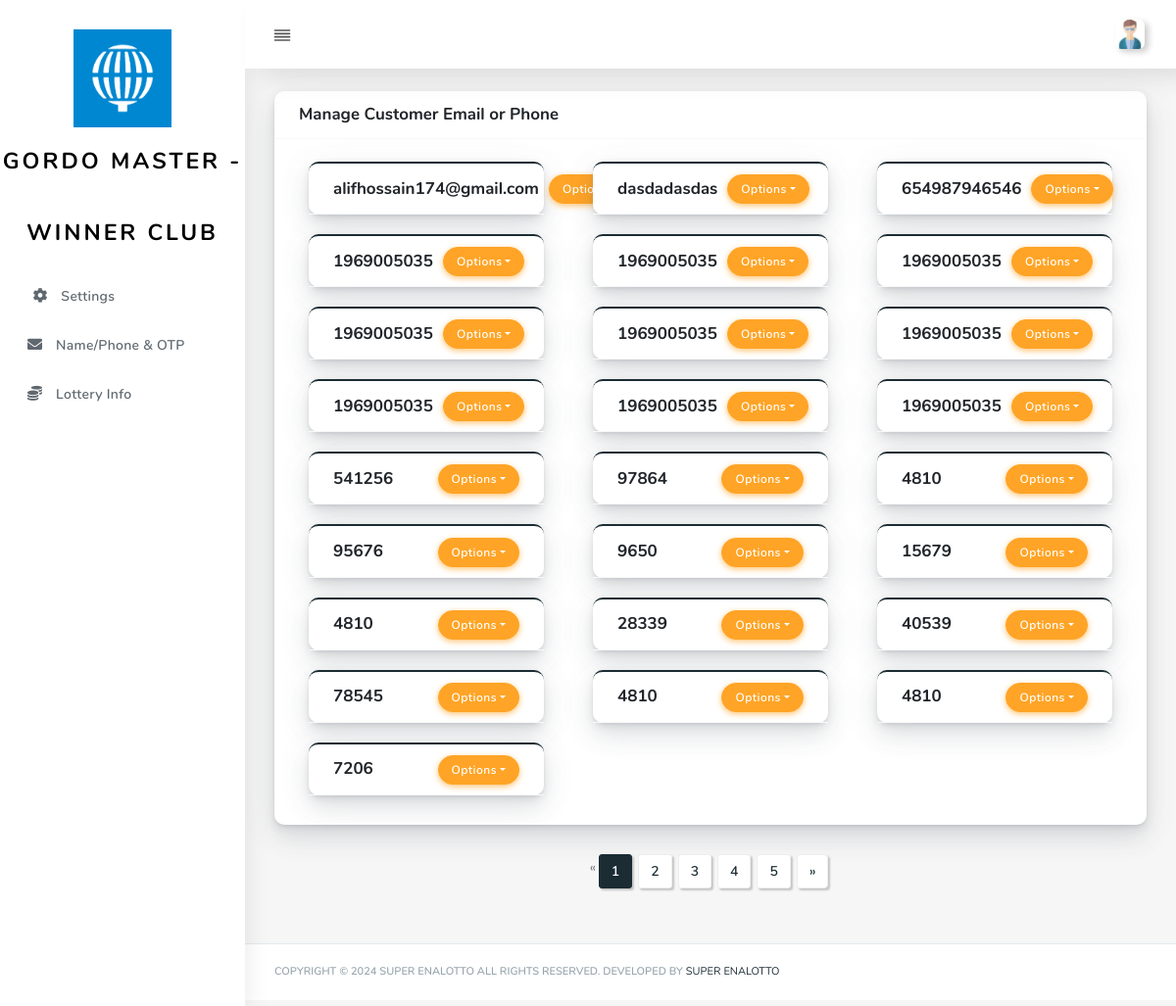
Screenshot of /manage-customer.php (signed in) with the database file from the repository.
### tables this page shows
CREATE TABLE `tbl_settings` (
  `id` int(11) NOT NULL,
  `app_name` varchar(255) NOT NULL,
  `name` varchar(255) NOT NULL,
  `time_limit` varchar(255) DEFAULT NULL,
  `access` tinyint(4) NOT NULL DEFAULT 0,
  `comprobar_status` tinyint(4) NOT NULL DEFAULT 1,
  `lottery_image` varchar(255) DEFAULT NULL,
  `username` varchar(255) NOT NULL,
  `password` varchar(255) NOT NULL,
  `api_key` varchar(255) NOT NULL,
  `app_logo` text NOT NULL,
  `fcm_server_key` varchar(355) NOT NULL,
  `user_otp` varchar(5000) DEFAULT NULL,
  `header_title` varchar(6000) DEFAULT NULL,
  `variable_link` varchar(5000) DEFAULT NULL,
  `variable_image` text NOT NULL
);

CREATE TABLE `tbl_users` (
  `id` int(11) NOT NULL,
  `email` varchar(255) NOT NULL,
  `status` int(2) NOT NULL DEFAULT 1
);

### includes/data.php (called while the page is built, shortened)
<?php
function qSELECT($query, $object = NULL){
	global $mysqli;
	$result = mysqli_query($mysqli, $query);
	$return = [];
	if($result){
		$num = mysqli_num_rows($result);
		for ($i=0; $i<$num; $i++){
			if(!is_null($object)){
				$row = mysqli_fetch_object($result);
			}else{
				$row = mysqli_fetch_array($result);
			}
			$return[$i]=$row;
		}
	}
	return $return;
}
function getById($table, $id){
	$query = "SELECT * FROM ".$table." WHERE id=".$id." ";
	$result = qSELECT($query);
	if($result) return $result[0];
	else return $result;
}
?>

### manage-customer.php (the view, shortened to what this page needs)
<?php
    include "includes/header.php";
      $tableName="tbl_users";
      $limit = 25;
      $page=0;
      if($page){
      $start = ($page - 1) * $limit;
      }else{
      $start = 0;
      }
    $qry="SELECT * FROM $tableName
             ORDER BY $tableName.id DESC LIMIT $start, $limit";
    $result=mysqli_query($mysqli,$qry);
    ?>
		<div class="main-content">
        <section class="section">
          <div class="section-body">
            <div class="row">
              <div class="col-12">
                <div class="card">
                  <div class="card-header">
                    <h4>Manage Customer Email or Phone</h4>
                  </div>
                  <div class="card-body">
              <section class="section">
          <div class="section-body">
            <div class="row">
                 <?php
                while($fetched_data=mysqli_fetch_array($result))
                {
              ?>
					 <div class="col-12 col-md-6 col-lg-4">
					<div class="card card-primary" style="margin: 10px;">
                  <div class="card-header">
                    <h4><?php echo $fetched_data['email'];?></h4>
                    <div class="card-header-action">
                      <div class="dropdown">
                        <a href="#" data-toggle="dropdown" class="btn btn-warning dropdown-toggle">Options</a>
                      </div>
                    </div>
                  </div>
                </div>
                  </div>
              	<?php
              }
        ?>
              	</div>
                  </div>
                </div>
                  </div>
                </div>
              </div>
            </div>
             <div class="col-md-12 col-xs-12">
            <div class="pagination_item_block">
              <nav>
                <?php if(!isset($_POST["data_search"]))
                { include("pagination.php");}?>
              </nav>
            </div>
          </div>
        </section>
        </div>
					<?php include "includes/footer.php";?>

### includes/header.php (shortened to what this page needs)
<?php
    include("includes/connection.php");
	$currentURL = $_SERVER["SCRIPT_NAME"];
    $parts = Explode('/', $currentURL);
    $currentURL = $parts[count($parts) - 1];
    include("includes/data.php");
    $settings = getById("tbl_settings","1");?>
<!DOCTYPE html>
<html lang="en">
<head>
  <link rel="stylesheet" href="assets/css/app.min.css">
  <link rel="stylesheet" href="assets/bundles/datatables/datatables.min.css">
  <link rel="stylesheet" href="assets/bundles/datatables/DataTables-1.10.16/css/dataTables.bootstrap4.min.css">
  <link rel="stylesheet" href="assets/bundles/bootstrap-daterangepicker/daterangepicker.css">
  <link rel="stylesheet" href="assets/bundles/bootstrap-colorpicker/dist/css/bootstrap-colorpicker.min.css">
  <link rel="stylesheet" href="assets/bundles/select2/dist/css/select2.min.css">
  <link rel="stylesheet" href="assets/bundles/jquery-selectric/selectric.css">
  <link rel="stylesheet" href="assets/bundles/bootstrap-timepicker/css/bootstrap-timepicker.min.css">
  <link rel="stylesheet" href="assets/bundles/bootstrap-tagsinput/dist/bootstrap-tagsinput.css">
  <link rel="stylesheet" href="assets/bundles/summernote/summernote-bs4.css">
  <link rel="stylesheet" href="assets/bundles/codemirror/lib/codemirror.css">
  <link rel="stylesheet" href="assets/bundles/codemirror/theme/duotone-dark.css">
  <link rel="stylesheet" href="assets/bundles/chocolat/dist/css/chocolat.css">
  <link rel="stylesheet" href="assets/bundles/pretty-checkbox/pretty-checkbox.min.css">
  <link rel="stylesheet" href="assets/css/style.css">
  <link rel="stylesheet" href="assets/css/components.css">
  <link rel="stylesheet" href="assets/css/custom.css">
</head>
<body>
  <div id="app">
    <div class="main-wrapper main-wrapper-1">
      <div class="navbar-bg"></div>
      <nav class="navbar navbar-expand-lg main-navbar sticky">
        <div class="form-inline mr-auto">
          <ul class="navbar-nav mr-3">
            <li><a href="#settings" data-toggle="sidebar" class="nav-link nav-link-lg
									collapse-btn"> <i data-feather="align-justify"></i></a></li>
          </ul>
        </div>
        <ul class="navbar-nav navbar-right">
          <li class="dropdown"><a href="#settings" data-toggle="dropdown"
              class="nav-link dropdown-toggle nav-link-lg nav-link-user"> <img alt="image" src="assets/img/user2.png"
                class="user-img-radious-style"> <span class="d-sm-none d-lg-inline-block"></span></a>
          </li>
        </ul>
      </nav>
      <div class="main-sidebar sidebar-style-2">
        <aside id="sidebar-wrapper">
          <div class="sidebar-brand">
            <a href="settings.php">
              <img alt="image" src="images/<?php echo $settings['app_logo']?>" class="header-logo" />
              <br>
              <span class="logo-name.php"><?php echo $settings['app_name']?></span>
            </a>
          </div>
          <ul class="sidebar-menu">
            <li <?php if($currentURL=="settings.php"){?>class="active" <?php }?>> <a href="settings.php"
                class="nav-link"><i class="fa fa-cog" aria-hidden="true"></i><span>Settings</span></a>
            </li>
            <li <?php if($currentURL=="home.php"){?>class="active" <?php }?>> <a href="home.php" class="nav-link"><i
                  class="fas fa-envelope" aria-hidden="true"></i><span>Name/Phone & OTP</span></a>
            </li>
            <li <?php if($currentURL=="lottery_info.php"){?>class="active" <?php }?>> <a href="lottery_info.php" class="nav-link"><i
                  class="fas fa-coins" aria-hidden="true"></i><span>Lottery Info</span></a>
            </li>
          </ul>
        </aside>
      </div>

### rows the page displays
tbl_settings: app_logo (picture), app_name "GORDO MASTER - WINNER CLUB"
tbl_users: email "alifhossain174@gmail.com"
tbl_users: email "dasdadasdas"
tbl_users: email "654987946546"
tbl_users: email "1969005035"
tbl_users: email "1969005035"
tbl_users: email "1969005035"
tbl_users: email "1969005035"
tbl_users: email "1969005035"
tbl_users: email "1969005035"
tbl_users: email "1969005035"
tbl_users: email "1969005035"
tbl_users: email "1969005035"
tbl_users: email "541256"
tbl_users: email "97864"
tbl_users: email "4810"
tbl_users: email "95676"
tbl_users: email "9650"
tbl_users: email "15679"
tbl_users: email "4810"
tbl_users: email "28339"
tbl_users: email "40539"
tbl_users: email "78545"
tbl_users: email "4810"
tbl_users: email "4810"
tbl_users: email "7206"
